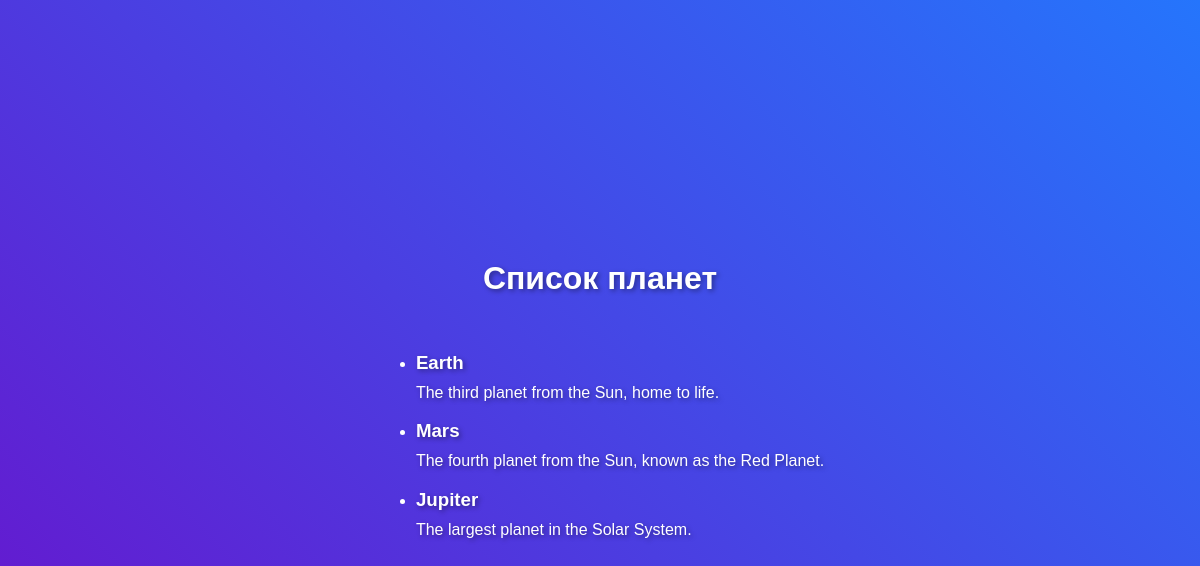
The app's page /planets with its own data.
### tables this page shows
CREATE TABLE planets (
                    id INTEGER PRIMARY KEY AUTOINCREMENT,
                    name TEXT NOT NULL,
                    description TEXT,
                    diameter REAL,
                    distance_from_sun REAL
                );

### app.py (the view)
@app.route('/planets')
def planets():
    planets_data = get_db_data("SELECT * FROM planets")
    return render_template('planets.html', planets=planets_data)

### app.py (called while the page is built)
def get_db_data(query, params=()):
    conn = sqlite3.connect('space_exploration.db')
    cursor = conn.cursor()
    cursor.execute(query, params)
    data = cursor.fetchall()
    conn.close()
    return data

### templates/planets.html (shortened to what this page needs)
<!DOCTYPE html>
<html lang="ru">
<head>
</head>
<body>
    <h1>Список планет</h1>
    <ul>
        {% for planet in planets %}
            <li>
                <h3>{{ planet[1] }}</h3>
                <p>{{ planet[2] }}</p>
            </li>
        {% endfor %}
    </ul>
</body>
</html>

### templates/planets.html (style rules this page uses)
body { font-family: Arial, sans-serif; margin: 0; padding: 0; background: linear-gradient(45deg, #6a11cb, #2575fc); color: white; height: 100vh; display: flex; flex-direction: column; justify-content: center; align-items: center; }
h1, h2 { text-align: center; margin: 20px 0; }
h3 { margin-bottom: 10px; }
p { margin: 5px 0; }
h1, h2, h3, p { text-shadow: 2px 2px 5px rgba(0, 0, 0, 0.4); }

### records on screen
planets: name "Earth", description "The third planet from the Sun, home to life."
planets: name "Mars", description "The fourth planet from the Sun, known as the Red Planet."
planets: name "Jupiter", description "The largest planet in the Solar System."
